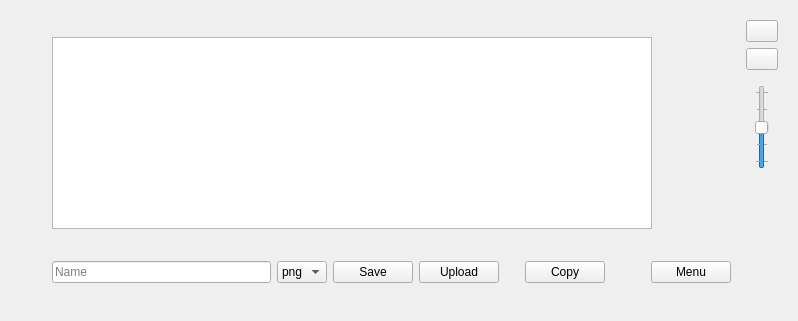
<?xml version="1.0" encoding="UTF-8"?>
<ui version="4.0">
 <class>SnapshotPreview</class>
 <widget class="QFrame" name="SnapshotPreview">
  <property name="geometry">
   <rect>
    <x>0</x>
    <y>0</y>
    <width>798</width>
    <height>321</height>
   </rect>
  </property>
  <property name="windowTitle">
   <string>Kaption - Editor</string>
  </property>
  <property name="frameShape">
   <enum>QFrame::NoFrame</enum>
  </property>
  <layout class="QHBoxLayout" name="horizontalLayout_2" stretch="0,0,0">
   <property name="sizeConstraint">
    <enum>QLayout::SetMinAndMaxSize</enum>
   </property>
   <item>
    <widget class="QWidget" name="leftToolbar" native="true">
     <property name="sizePolicy">
      <sizepolicy hsizetype="Fixed" vsizetype="Preferred">
       <horstretch>0</horstretch>
       <verstretch>0</verstretch>
      </sizepolicy>
     </property>
     <property name="maximumSize">
      <size>
       <width>35</width>
       <height>16777215</height>
      </size>
     </property>
     <layout class="QVBoxLayout" name="verticalLayout_3">
      <property name="leftMargin">
       <number>0</number>
      </property>
      <property name="topMargin">
       <number>0</number>
      </property>
      <property name="rightMargin">
       <number>0</number>
      </property>
      <property name="bottomMargin">
       <number>0</number>
      </property>
      <item>
       <widget class="QPushButton" name="arrowBtn">
        <property name="toolTip">
         <string>Draw an arrow</string>
        </property>
        <property name="icon">
         <iconset>
          <normaloff>icons/hi16-action-toolbox_arrow.png</normaloff>icons/hi16-action-toolbox_arrow.png</iconset>
        </property>
        <property name="iconSize">
         <size>
          <width>16</width>
          <height>16</height>
         </size>
        </property>
        <property name="checkable">
         <bool>true</bool>
        </property>
        <property name="flat">
         <bool>true</bool>
        </property>
       </widget>
      </item>
      <item>
       <widget class="QPushButton" name="boxBtn">
        <property name="toolTip">
         <string>Draw a box</string>
        </property>
        <property name="icon">
         <iconset>
          <normaloff>icons/hi16-action-toolbox_box.png</normaloff>icons/hi16-action-toolbox_box.png</iconset>
        </property>
        <property name="iconSize">
         <size>
          <width>16</width>
          <height>16</height>
         </size>
        </property>
        <property name="checkable">
         <bool>true</bool>
        </property>
        <property name="flat">
         <bool>true</bool>
        </property>
       </widget>
      </item>
      <item>
       <widget class="QPushButton" name="ellipseBtn">
        <property name="toolTip">
         <string>Draw an ellipse</string>
        </property>
        <property name="icon">
         <iconset>
          <normaloff>icons/hi16-action-toolbox_ellipse.png</normaloff>icons/hi16-action-toolbox_ellipse.png</iconset>
        </property>
        <property name="iconSize">
         <size>
          <width>16</width>
          <height>16</height>
         </size>
        </property>
        <property name="checkable">
         <bool>true</bool>
        </property>
        <property name="flat">
         <bool>true</bool>
        </property>
       </widget>
      </item>
      <item>
       <widget class="QPushButton" name="textBtn">
        <property name="toolTip">
         <string>Write a text</string>
        </property>
        <property name="icon">
         <iconset>
          <normaloff>icons/hi16-action-toolbox_text.png</normaloff>icons/hi16-action-toolbox_text.png</iconset>
        </property>
        <property name="iconSize">
         <size>
          <width>16</width>
          <height>16</height>
         </size>
        </property>
        <property name="checkable">
         <bool>true</bool>
        </property>
        <property name="flat">
         <bool>true</bool>
        </property>
       </widget>
      </item>
      <item>
       <widget class="QPushButton" name="numberedBtn">
        <property name="toolTip">
         <string>Draw a number in a circle</string>
        </property>
        <property name="icon">
         <iconset>
          <normaloff>icons/hi16-action-toolbox_number.png</normaloff>icons/hi16-action-toolbox_number.png</iconset>
        </property>
        <property name="iconSize">
         <size>
          <width>16</width>
          <height>16</height>
         </size>
        </property>
        <property name="checkable">
         <bool>true</bool>
        </property>
        <property name="flat">
         <bool>true</bool>
        </property>
       </widget>
      </item>
      <item>
       <spacer name="verticalSpacer">
        <property name="orientation">
         <enum>Qt::Vertical</enum>
        </property>
        <property name="sizeHint" stdset="0">
         <size>
          <width>20</width>
          <height>40</height>
         </size>
        </property>
       </spacer>
      </item>
     </layout>
    </widget>
   </item>
   <item>
    <layout class="QVBoxLayout" name="centralLayout">
     <item>
      <widget class="SnapshotCanvas" name="snapshotCanvas">
       <property name="sizePolicy">
        <sizepolicy hsizetype="Maximum" vsizetype="Maximum">
         <horstretch>0</horstretch>
         <verstretch>0</verstretch>
        </sizepolicy>
       </property>
       <property name="minimumSize">
        <size>
         <width>600</width>
         <height>150</height>
        </size>
       </property>
       <property name="frameShape">
        <enum>QFrame::StyledPanel</enum>
       </property>
       <property name="verticalScrollBarPolicy">
        <enum>Qt::ScrollBarAsNeeded</enum>
       </property>
       <property name="horizontalScrollBarPolicy">
        <enum>Qt::ScrollBarAsNeeded</enum>
       </property>
       <property name="renderHints">
        <set>QPainter::Antialiasing|QPainter::HighQualityAntialiasing|QPainter::TextAntialiasing</set>
       </property>
      </widget>
     </item>
     <item>
      <widget class="QWidget" name="bottomToolbar" native="true">
       <property name="sizePolicy">
        <sizepolicy hsizetype="Preferred" vsizetype="Fixed">
         <horstretch>0</horstretch>
         <verstretch>0</verstretch>
        </sizepolicy>
       </property>
       <layout class="QHBoxLayout" name="horizontalLayout" stretch="1,0,0,0,0,0,0,0">
        <property name="leftMargin">
         <number>0</number>
        </property>
        <property name="topMargin">
         <number>0</number>
        </property>
        <property name="rightMargin">
         <number>0</number>
        </property>
        <property name="bottomMargin">
         <number>0</number>
        </property>
        <item>
         <widget class="QLineEdit" name="filenameLineEdit">
          <property name="sizePolicy">
           <sizepolicy hsizetype="MinimumExpanding" vsizetype="Fixed">
            <horstretch>2</horstretch>
            <verstretch>0</verstretch>
           </sizepolicy>
          </property>
          <property name="minimumSize">
           <size>
            <width>200</width>
            <height>0</height>
           </size>
          </property>
          <property name="toolTip">
           <string>Image filename</string>
          </property>
          <property name="placeholderText">
           <string>Name</string>
          </property>
          <property name="showClearButton" stdset="0">
           <bool>true</bool>
          </property>
         </widget>
        </item>
        <item>
         <widget class="QComboBox" name="formatCmbBox">
          <item>
           <property name="text">
            <string notr="true">png</string>
           </property>
          </item>
          <item>
           <property name="text">
            <string notr="true">jpg</string>
           </property>
          </item>
         </widget>
        </item>
        <item>
         <widget class="QPushButton" name="saveBtn">
          <property name="text">
           <string>Save</string>
          </property>
         </widget>
        </item>
        <item>
         <widget class="QPushButton" name="uploadBtn">
          <property name="text">
           <string>Upload</string>
          </property>
         </widget>
        </item>
        <item>
         <spacer name="horizontalSpacer">
          <property name="orientation">
           <enum>Qt::Horizontal</enum>
          </property>
          <property name="sizeType">
           <enum>QSizePolicy::Maximum</enum>
          </property>
          <property name="sizeHint" stdset="0">
           <size>
            <width>20</width>
            <height>20</height>
           </size>
          </property>
         </spacer>
        </item>
        <item>
         <widget class="QPushButton" name="copyBtn">
          <property name="text">
           <string>Copy</string>
          </property>
         </widget>
        </item>
        <item>
         <spacer name="horizontalSpacer_2">
          <property name="orientation">
           <enum>Qt::Horizontal</enum>
          </property>
          <property name="sizeHint" stdset="0">
           <size>
            <width>40</width>
            <height>20</height>
           </size>
          </property>
         </spacer>
        </item>
        <item>
         <widget class="QPushButton" name="menuBtn">
          <property name="text">
           <string>Menu</string>
          </property>
         </widget>
        </item>
       </layout>
      </widget>
     </item>
    </layout>
   </item>
   <item>
    <widget class="QWidget" name="rightToolbar" native="true">
     <property name="sizePolicy">
      <sizepolicy hsizetype="Fixed" vsizetype="Preferred">
       <horstretch>0</horstretch>
       <verstretch>0</verstretch>
      </sizepolicy>
     </property>
     <property name="maximumSize">
      <size>
       <width>50</width>
       <height>16777215</height>
      </size>
     </property>
     <layout class="QVBoxLayout" name="verticalLayout">
      <property name="leftMargin">
       <number>0</number>
      </property>
      <property name="topMargin">
       <number>0</number>
      </property>
      <property name="rightMargin">
       <number>0</number>
      </property>
      <property name="bottomMargin">
       <number>0</number>
      </property>
      <item>
       <widget class="QWidget" name="propertyToolbar" native="true">
        <layout class="QVBoxLayout" name="verticalLayout_2">
         <item>
          <widget class="KColorButton" name="colorBtn">
           <property name="toolTip">
            <string>Edit item color</string>
           </property>
           <property name="flat">
            <bool>false</bool>
           </property>
           <property name="color" stdset="0">
            <color>
             <red>255</red>
             <green>0</green>
             <blue>0</blue>
            </color>
           </property>
           <property name="defaultColor" stdset="0">
            <color>
             <red>255</red>
             <green>0</green>
             <blue>0</blue>
            </color>
           </property>
          </widget>
         </item>
         <item>
          <widget class="QPushButton" name="formatTextBtn">
           <property name="toolTip">
            <string>Edit item font</string>
           </property>
           <property name="icon">
            <iconset>
             <normaloff>../../../../../usr/share/icons/oxygen/16x16/actions/draw-text.png</normaloff>../../../../../usr/share/icons/oxygen/16x16/actions/draw-text.png</iconset>
           </property>
          </widget>
         </item>
         <item>
          <widget class="QWidget" name="sizeWidget" native="true">
           <layout class="QHBoxLayout" name="horizontalLayout_3">
            <item>
             <widget class="QSlider" name="widthSlider">
              <property name="sizePolicy">
               <sizepolicy hsizetype="Fixed" vsizetype="Fixed">
                <horstretch>0</horstretch>
                <verstretch>0</verstretch>
               </sizepolicy>
              </property>
              <property name="toolTip">
               <string>Edit item size</string>
              </property>
              <property name="minimum">
               <number>1</number>
              </property>
              <property name="maximum">
               <number>9</number>
              </property>
              <property name="value">
               <number>5</number>
              </property>
              <property name="sliderPosition">
               <number>5</number>
              </property>
              <property name="orientation">
               <enum>Qt::Vertical</enum>
              </property>
              <property name="tickPosition">
               <enum>QSlider::TicksBothSides</enum>
              </property>
              <property name="tickInterval">
               <number>2</number>
              </property>
             </widget>
            </item>
           </layout>
          </widget>
         </item>
        </layout>
       </widget>
      </item>
      <item>
       <spacer name="verticalSpacer_2">
        <property name="orientation">
         <enum>Qt::Vertical</enum>
        </property>
        <property name="sizeHint" stdset="0">
         <size>
          <width>20</width>
          <height>40</height>
         </size>
        </property>
       </spacer>
      </item>
     </layout>
    </widget>
   </item>
  </layout>
 </widget>
 <customwidgets>
  <customwidget>
   <class>KColorButton</class>
   <extends>QPushButton</extends>
   <header>kcolorbutton.h</header>
  </customwidget>
  <customwidget>
   <class>SnapshotCanvas</class>
   <extends>QGraphicsView</extends>
   <header>snapshotcanvas.h</header>
  </customwidget>
 </customwidgets>
 <tabstops>
  <tabstop>arrowBtn</tabstop>
  <tabstop>boxBtn</tabstop>
  <tabstop>ellipseBtn</tabstop>
  <tabstop>textBtn</tabstop>
  <tabstop>numberedBtn</tabstop>
  <tabstop>snapshotCanvas</tabstop>
  <tabstop>colorBtn</tabstop>
  <tabstop>formatTextBtn</tabstop>
  <tabstop>widthSlider</tabstop>
  <tabstop>filenameLineEdit</tabstop>
  <tabstop>formatCmbBox</tabstop>
  <tabstop>saveBtn</tabstop>
  <tabstop>uploadBtn</tabstop>
  <tabstop>copyBtn</tabstop>
  <tabstop>menuBtn</tabstop>
 </tabstops>
 <resources/>
 <connections/>
</ui>
